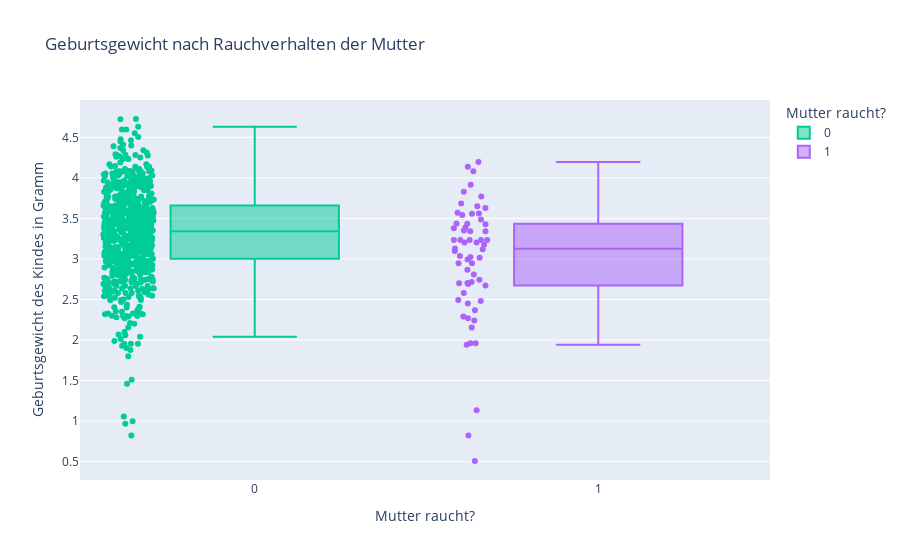

Here is the notebook cell this chart was saved with:
### Code cell
# 6. Gibt es einen Zusammenhang zwischen dem Geburtsgewicht des Kindes und dem Rauchstatus?

fig = px.box(
    df_clean,
    x="Mutter raucht",
    y="Geburtsgewicht Kind",
    color="Mutter raucht",  # Farbe basiert auf dieser Spalte
    color_discrete_map={"Nein": "green", "Ja": "red"},  # → individuelle Farben
    points="all",  # zeigt auch alle Einzelpunkte
    title="Geburtsgewicht nach Rauchverhalten der Mutter",
    labels={
        "Mutter raucht": "Mutter raucht?",
        "Geburtsgewicht Kind": "Geburtsgewicht des Kindes in Gramm"
    }
)

fig.update_traces(hovertemplate="Rauchstatus: %{x}<br>Gewicht: %{y} g")
fig.show()

### Figure 1 — Plotly figure (JSON) as saved in the notebook; plotly's stock layout.template omitted (floating-point values rounded to 4 significant figures; data arrays with more than 128 entries replaced by an {"elided": "..."} marker saying what was removed)
{"data": [{"alignmentgroup": "True", "boxpoints": "all", "hovertemplate": "Rauchstatus: %{x}<br>Gewicht: %{y} g", "legendgroup": "0", "marker": {"color": "#00cc96"}, "name": "0", "notched": false, "offsetgroup": "0", "orientation": "v", "showlegend": true, "type": "box", "x": {"elided": "732 int values"}, "x0": " ", "xaxis": "x", "y": {"elided": "732 float values"}, "y0": " ", "yaxis": "y"}, {"alignmentgroup": "True", "boxpoints": "all", "hovertemplate": "Rauchstatus: %{x}<br>Gewicht: %{y} g", "legendgroup": "1", "marker": {"color": "#ab63fa"}, "name": "1", "notched": false, "offsetgroup": "1", "orientation": "v", "showlegend": true, "type": "box", "x": [1, 1, 1, 1, 1, 1, 1, 1, 1, 1, 1, 1, 1, 1, 1, 1, 1, 1, 1, 1, 1, 1, 1, 1, 1, 1, 1, 1, 1, 1, 1, 1, 1, 1, 1, 1, 1, 1, 1, 1, 1, 1, 1, 1, 1, 1, 1, 1, 1, 1, 1, 1, 1, 1, 1, 1, 1, 1, 1, 1, 1, 1], "x0": " ", "xaxis": "x", "y": [2.717, 3.202, 2.155, 1.96, 3.379, 2.672, 3.016, 2.495, 4.196, 2.69, 2.948, 3.035, 3.438, 4.082, 3.629, 3.234, 3.352, 2.291, 3.828, 2.241, 3.234, 3.429, 3.234, 2.699, 3.434, 3.769, 4.137, 1.134, 0.508, 3.543, 0.821, 3.556, 3.488, 2.703, 3.343, 3.234, 2.481, 3.13, 2.268, 2.948, 3.121, 3.025, 2.368, 3.202, 2.449, 1.96, 2.867, 3.343, 2.808, 3.388, 3.561, 3.234, 3.175, 2.581, 3.57, 1.941, 2.994, 3.683, 3.098, 3.914, 2.744, 3.651], "y0": " ", "yaxis": "y"}], "layout": {"boxmode": "overlay", "legend": {"title": {"text": "Mutter raucht?"}, "tracegroupgap": 0}, "title": {"text": "Geburtsgewicht nach Rauchverhalten der Mutter"}, "xaxis": {"anchor": "y", "categoryarray": [0, 1], "categoryorder": "array", "domain": [0, 1], "title": {"text": "Mutter raucht?"}}, "yaxis": {"anchor": "x", "domain": [0, 1], "title": {"text": "Geburtsgewicht des Kindes in Gramm"}}}}
